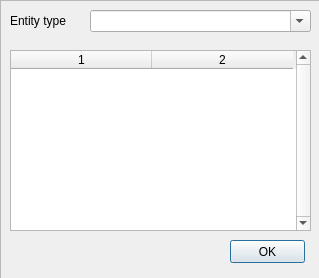
<?xml version="1.0" encoding="UTF-8"?>
<ui version="4.0">
 <class>cDlgEntProps</class>
 <widget class="QDialog" name="cDlgEntProps">
  <property name="windowModality">
   <enum>Qt::NonModal</enum>
  </property>
  <property name="geometry">
   <rect>
    <x>0</x>
    <y>0</y>
    <width>319</width>
    <height>278</height>
   </rect>
  </property>
  <property name="sizePolicy">
   <sizepolicy hsizetype="Fixed" vsizetype="Fixed">
    <horstretch>0</horstretch>
    <verstretch>0</verstretch>
   </sizepolicy>
  </property>
  <property name="windowTitle">
   <string>Dialog</string>
  </property>
  <property name="sizeGripEnabled">
   <bool>false</bool>
  </property>
  <widget class="QFrame" name="frame_Main">
   <property name="geometry">
    <rect>
     <x>0</x>
     <y>0</y>
     <width>321</width>
     <height>281</height>
    </rect>
   </property>
   <property name="frameShape">
    <enum>QFrame::StyledPanel</enum>
   </property>
   <property name="frameShadow">
    <enum>QFrame::Raised</enum>
   </property>
   <widget class="QTableWidget" name="table_EntFields">
    <property name="geometry">
     <rect>
      <x>10</x>
      <y>50</y>
      <width>301</width>
      <height>181</height>
     </rect>
    </property>
    <property name="verticalScrollBarPolicy">
     <enum>Qt::ScrollBarAlwaysOn</enum>
    </property>
    <property name="horizontalScrollBarPolicy">
     <enum>Qt::ScrollBarAlwaysOff</enum>
    </property>
    <property name="cornerButtonEnabled">
     <bool>true</bool>
    </property>
    <property name="columnCount">
     <number>2</number>
    </property>
    <attribute name="horizontalHeaderVisible">
     <bool>true</bool>
    </attribute>
    <attribute name="horizontalHeaderCascadingSectionResizes">
     <bool>false</bool>
    </attribute>
    <attribute name="horizontalHeaderDefaultSectionSize">
     <number>141</number>
    </attribute>
    <attribute name="verticalHeaderVisible">
     <bool>true</bool>
    </attribute>
    <attribute name="verticalHeaderDefaultSectionSize">
     <number>17</number>
    </attribute>
    <attribute name="verticalHeaderHighlightSections">
     <bool>true</bool>
    </attribute>
    <column/>
    <column/>
   </widget>
   <widget class="QPushButton" name="but_OK">
    <property name="geometry">
     <rect>
      <x>230</x>
      <y>240</y>
      <width>75</width>
      <height>23</height>
     </rect>
    </property>
    <property name="text">
     <string>OK</string>
    </property>
   </widget>
   <widget class="QComboBox" name="list_entTypes">
    <property name="geometry">
     <rect>
      <x>90</x>
      <y>10</y>
      <width>221</width>
      <height>22</height>
     </rect>
    </property>
    <property name="editable">
     <bool>true</bool>
    </property>
   </widget>
   <widget class="QLabel" name="label">
    <property name="geometry">
     <rect>
      <x>10</x>
      <y>11</y>
      <width>71</width>
      <height>20</height>
     </rect>
    </property>
    <property name="text">
     <string>Entity type</string>
    </property>
   </widget>
  </widget>
  <widget class="QFrame" name="frame_MulSel">
   <property name="geometry">
    <rect>
     <x>0</x>
     <y>0</y>
     <width>321</width>
     <height>281</height>
    </rect>
   </property>
   <property name="frameShape">
    <enum>QFrame::StyledPanel</enum>
   </property>
   <property name="frameShadow">
    <enum>QFrame::Raised</enum>
   </property>
   <widget class="QLabel" name="label_MulSel">
    <property name="geometry">
     <rect>
      <x>90</x>
      <y>60</y>
      <width>131</width>
      <height>41</height>
     </rect>
    </property>
    <property name="text">
     <string>Multiple entitis selected</string>
    </property>
    <property name="alignment">
     <set>Qt::AlignCenter</set>
    </property>
   </widget>
   <widget class="QPushButton" name="but_OKMulSel">
    <property name="geometry">
     <rect>
      <x>230</x>
      <y>240</y>
      <width>75</width>
      <height>23</height>
     </rect>
    </property>
    <property name="text">
     <string>OK</string>
    </property>
   </widget>
  </widget>
  <zorder>frame_MulSel</zorder>
  <zorder>frame_Main</zorder>
 </widget>
 <resources/>
 <connections/>
</ui>
